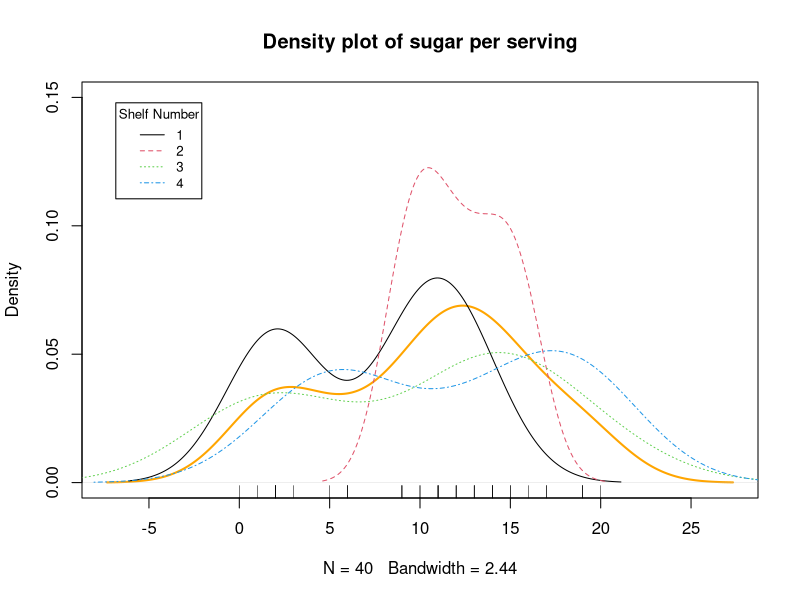
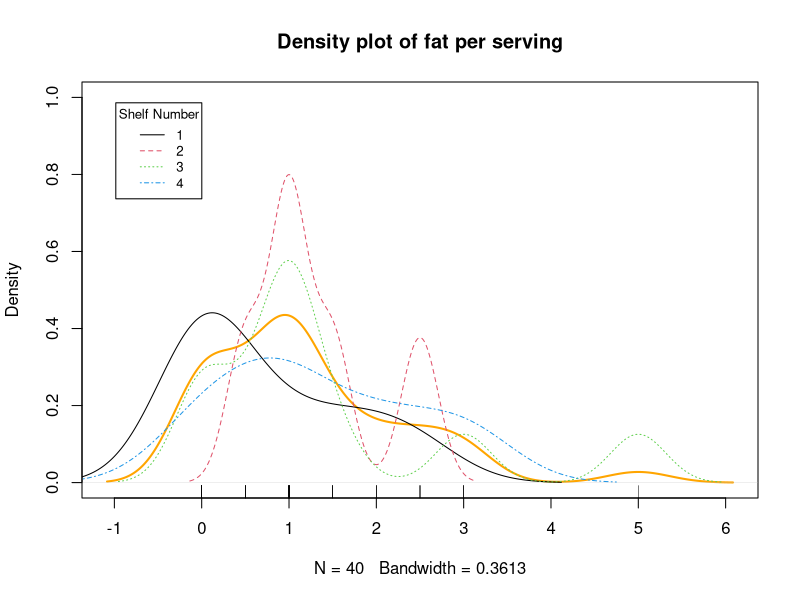
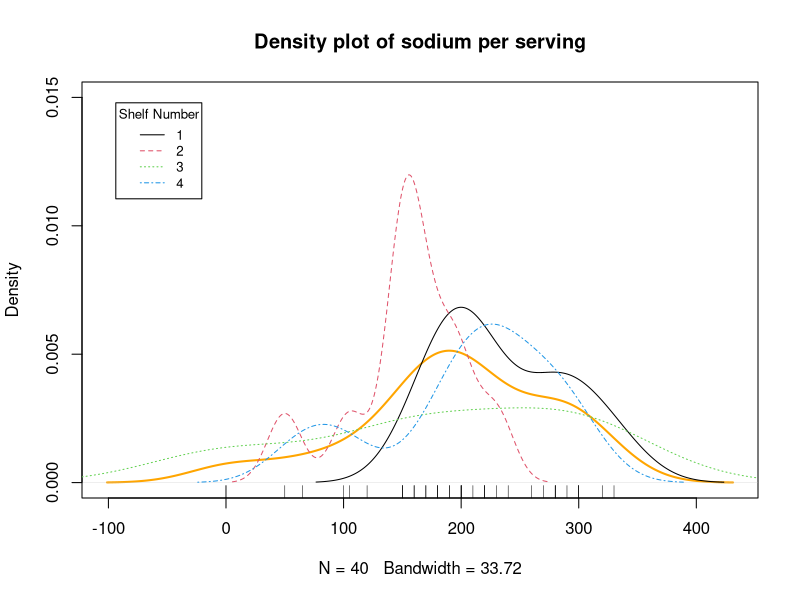
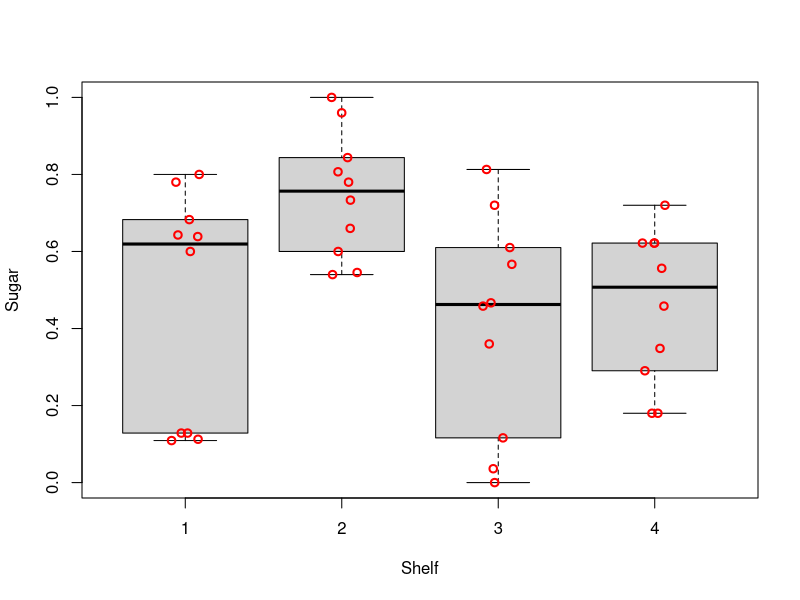
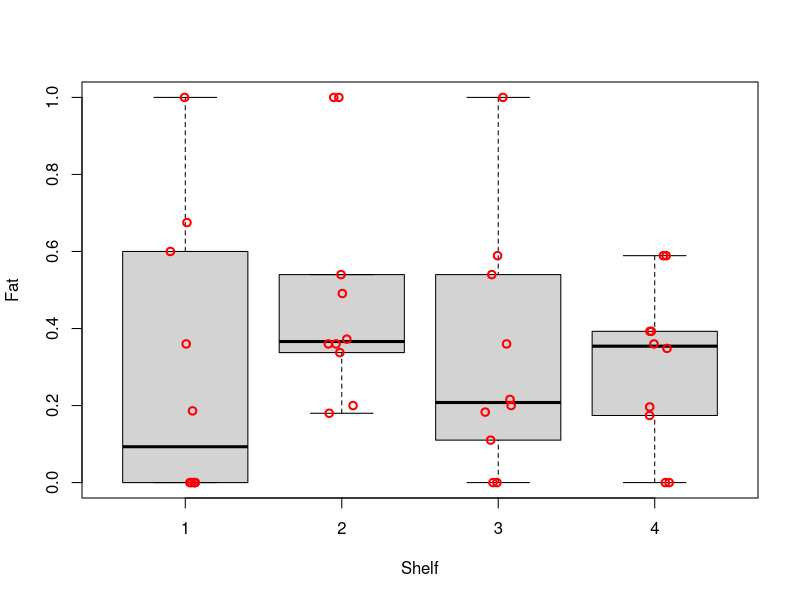
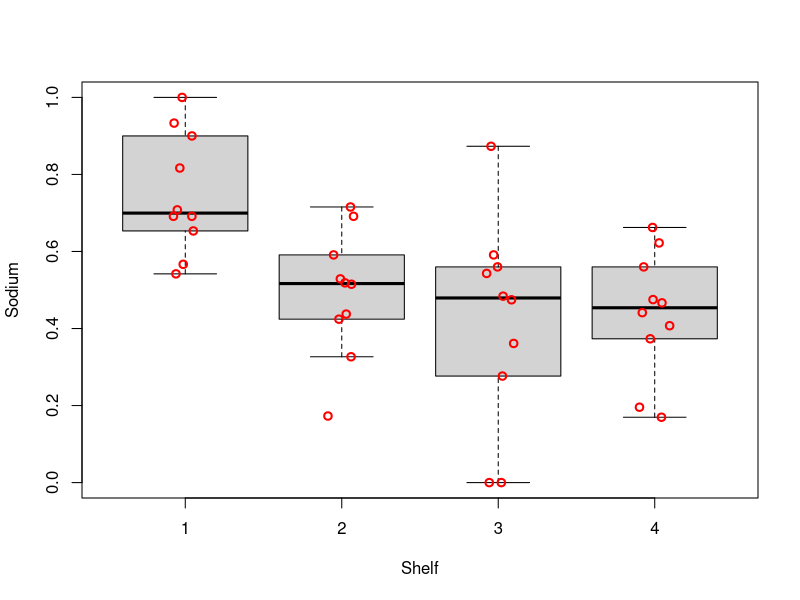
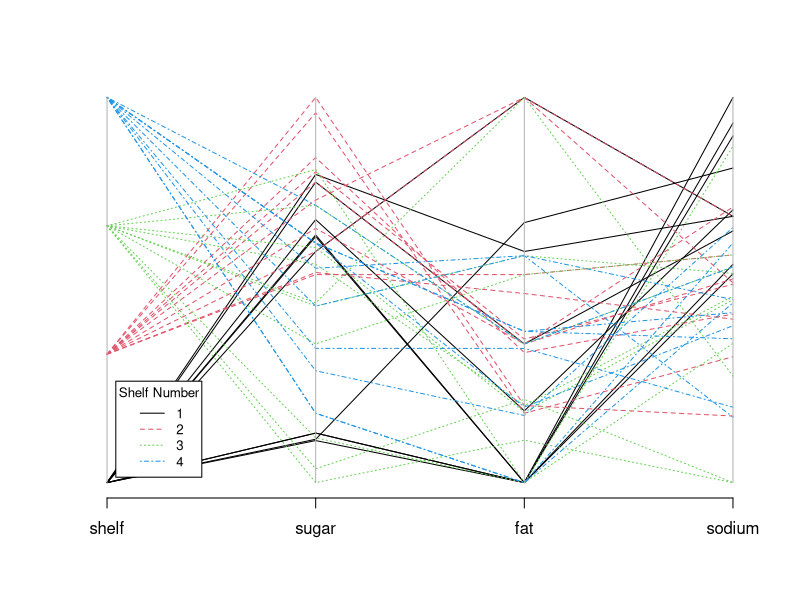

The R script that drew these images, in order: (Note: this script raises an error after producing the figures.)
## ---- chunk 1
# add packages
library(dplyr)
library(knitr)
library(MASS)
library(nnet)
library(Hmisc)
library(car)
# prevent source code from running off the page
opts_chunk$set(tidy.opts=list(width.cutoff=70), tidy=TRUE)
# remove all objects from current workspace
rm(list = ls())
# set seed number to reproduce results
set.seed(1)
# load data
d <- read.csv("./dataset/cereal_dillons.csv", header=TRUE, sep=",")
## ---- chunk 2
# structure of data
str(d)
# summary of data
kable(summary(d[, 4:7]))
# list row with missing values
d[!complete.cases(d),]
## ---- chunk 3
# 1. adjust for different serving sizes 
adj.d <- data.frame(shelf = d$Shelf, 
                    sugar = d$sugar_g/d$size_g,
                    fat = d$fat_g/d$size_g, 
                    sodium = (d$sodium_mg/1000)/d$size_g)
# 2. normalize data to be within 0 and 1
normalize <- function(x) { (x-min(x))/(max(x)-min(x)) }
norm.d <- data.frame(shelf = adj.d$shelf, 
                     sugar = normalize(adj.d$sugar),
                     fat = normalize(adj.d$fat),
                     sodium = normalize(adj.d$sodium))
## ---- chunk 4
# explanatory variable: sugar
plot(density(d$sugar_g), col = "orange", lwd = 2, ylim = c(0, 0.15), main = "Density plot of sugar per serving")
lapply(seq(1, 4), function(shelf) lines(density(d[which(d$Shelf == shelf),]$sugar_g), col = shelf, lty = shelf))
rug(d$sugar_g)
legend("topleft", cex = 0.8, inset = .05, title = "Shelf Number", 
       legend = seq(1, 4), col = seq(1, 4), lty = seq(1, 4))

# explanatory variable: fat
plot(density(d$fat_g), col = "orange", lwd = 2, ylim = c(0, 1), main = "Density plot of fat per serving")
lapply(seq(1, 4), function(shelf) lines(density(d[which(d$Shelf == shelf),]$fat_g), col = shelf, lty = shelf))
rug(d$fat_g)
legend("topleft", cex = 0.8, inset = .05, title = "Shelf Number", 
       legend = seq(1, 4), col = seq(1, 4), lty = seq(1, 4))

# explanatory variable: sodium
plot(density(d$sodium_mg), col = "orange", lwd = 2, ylim = c(0, 0.015), main = "Density plot of sodium per serving")
lapply(seq(1, 4), function(shelf) lines(density(d[which(d$Shelf == shelf),]$sodium_mg), col = shelf, lty = shelf))
rug(d$sodium_mg)
legend("topleft", cex = 0.8, inset = .05, title = "Shelf Number", 
       legend = seq(1, 4), col = seq(1, 4), lty = seq(1, 4))
## ---- chunk 5
# explanatory variable: sugar
boxplot(formula = sugar ~ shelf, data = norm.d, ylab = "Sugar", xlab = "Shelf", pars = list(outpch=NA))
stripchart(x = norm.d$sugar ~ norm.d$shelf, lwd = 2, col = "red", method = "jitter", vertical = TRUE, pch = 1, add = TRUE)

# explanatory variable: fat
boxplot(formula = fat ~ shelf, data = norm.d, ylab = "Fat", xlab = "Shelf", pars = list(outpch=NA))
stripchart(x = norm.d$fat ~ norm.d$shelf, lwd = 2, col = "red", method = "jitter", vertical = TRUE, pch = 1, add = TRUE)

# explanatory variable: sodium
boxplot(formula = sodium ~ shelf, data = norm.d, ylab = "Sodium", xlab = "Shelf", pars = list(outpch=NA))
stripchart(x = norm.d$sodium ~ norm.d$shelf, lwd = 2, col = "red", method = "jitter", vertical = TRUE, pch = 1, add = TRUE)
## ---- chunk 6
parcoord(x = norm.d, col = norm.d$shelf, lty = norm.d$shelf)  
legend("bottomleft", cex = 0.8, inset = .05, title = "Shelf Number", 
       legend = seq(1, 4), col = seq(1, 4), lty = seq(1, 4))
## ---- chunk 7
# print out the mean and standard deviation of each explanatory variable
norm.d %>% 
  group_by(shelf) %>% 
  summarise(mean.sugar=mean(sugar), sd.sugar=sd(sugar), 
            mean.fat=mean(fat), sd.fat=sd(fat),
            mean.sodium=mean(sodium), sd.sodium=sd(sodium))
## ---- chunk 8
# apply ordinality 
norm.d$shelfFO <- factor(norm.d$shelf, levels=c(2, 3, 1, 4), ordered=TRUE)
levels(norm.d$shelfFO)
## ---- chunk 9
# estimate multinomial regression model 
m <- multinom(formula = shelf ~ sugar + fat + sodium, data = norm.d)
summary(m)
# perform LRT to examine importance of each variable
Anova(m)
## ---- chunk 10
# estimate multinomial regression model if shelves have ordinality
m.fo <- multinom(formula = shelfFO ~ sugar + fat + sodium, data = norm.d)
summary(m.fo)
# perform LRT to examine importance of each variable
Anova(m.fo)
## ---- chunk 11
#cor(cereal2[,c("sugar", "fat", "sodium")])
library(psych)
pairs.panels(cereal2[,c("sugar", "fat", "sodium")])
## ---- chunk 12
m0 <- multinom(formula=Shelf~1, data=cereal2)
m2 <- multinom(formula = Shelf ~ sugar*fat*sodium, data=cereal2)
#summary(cereal_m1)
Anova(m2)
#anova(cereal_base, cereal_saturated, test='Chi')
## ---- chunk 13
# Apple Jack's content
serving <- 28
sugar <- 12
fat <- 0.5
sodium <- 130
# predict Apple Jack's shelf placement
predict(object = m, 
        data.frame(sugar = sugar/serving, 
                   fat = fat/serving,
                   sodium = sodium/serving), 
        type = "probs")
## ---- chunk 14
# odd ratios
round(exp(coefficients(m)[,-1]), 2)

# confidence intervals
conf.beta <- confint(object = m, level = 0.95)
ci.OR.shelf2<-exp(conf.beta[2:4,1:2,1])
ci.OR.shelf3<-exp(conf.beta[2:4,1:2,2])
ci.OR.shelf4<-exp(conf.beta[2:4,1:2,3])
round(data.frame(low = ci.OR.shelf2[,1], up = ci.OR.shelf2[,2]), 2)
round(data.frame(low = ci.OR.shelf3[,1], up = ci.OR.shelf3[,2]), 2)
round(data.frame(low = ci.OR.shelf4[,1], up = ci.OR.shelf4[,2]), 2)
